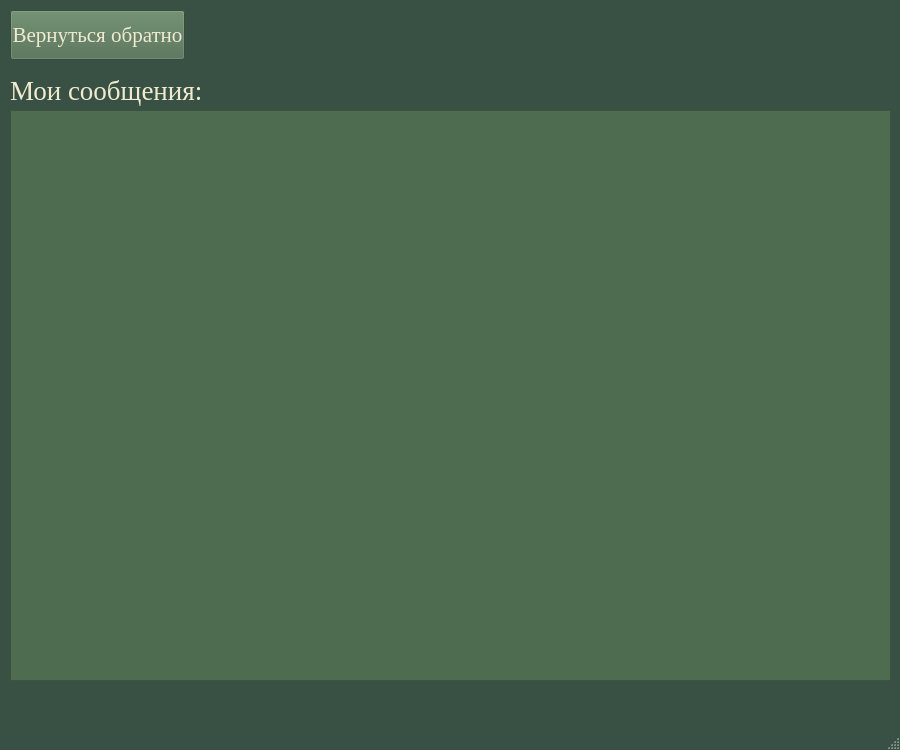
<?xml version="1.0" encoding="UTF-8"?>
<ui version="4.0">
 <class>MainWindow</class>
 <widget class="QMainWindow" name="MainWindow">
  <property name="geometry">
   <rect>
    <x>0</x>
    <y>0</y>
    <width>900</width>
    <height>750</height>
   </rect>
  </property>
  <property name="palette">
   <palette>
    <active>
     <colorrole role="WindowText">
      <brush brushstyle="SolidPattern">
       <color alpha="255">
        <red>240</red>
        <green>235</green>
        <blue>206</blue>
       </color>
      </brush>
     </colorrole>
     <colorrole role="Base">
      <brush brushstyle="SolidPattern">
       <color alpha="255">
        <red>255</red>
        <green>255</green>
        <blue>255</blue>
       </color>
      </brush>
     </colorrole>
     <colorrole role="Window">
      <brush brushstyle="SolidPattern">
       <color alpha="255">
        <red>57</red>
        <green>81</green>
        <blue>68</blue>
       </color>
      </brush>
     </colorrole>
    </active>
    <inactive>
     <colorrole role="WindowText">
      <brush brushstyle="SolidPattern">
       <color alpha="255">
        <red>240</red>
        <green>235</green>
        <blue>206</blue>
       </color>
      </brush>
     </colorrole>
     <colorrole role="Base">
      <brush brushstyle="SolidPattern">
       <color alpha="255">
        <red>255</red>
        <green>255</green>
        <blue>255</blue>
       </color>
      </brush>
     </colorrole>
     <colorrole role="Window">
      <brush brushstyle="SolidPattern">
       <color alpha="255">
        <red>57</red>
        <green>81</green>
        <blue>68</blue>
       </color>
      </brush>
     </colorrole>
    </inactive>
    <disabled>
     <colorrole role="WindowText">
      <brush brushstyle="SolidPattern">
       <color alpha="255">
        <red>120</red>
        <green>120</green>
        <blue>120</blue>
       </color>
      </brush>
     </colorrole>
     <colorrole role="Base">
      <brush brushstyle="SolidPattern">
       <color alpha="255">
        <red>57</red>
        <green>81</green>
        <blue>68</blue>
       </color>
      </brush>
     </colorrole>
     <colorrole role="Window">
      <brush brushstyle="SolidPattern">
       <color alpha="255">
        <red>57</red>
        <green>81</green>
        <blue>68</blue>
       </color>
      </brush>
     </colorrole>
    </disabled>
   </palette>
  </property>
  <property name="font">
   <font>
    <family>Times New Roman</family>
    <pointsize>20</pointsize>
   </font>
  </property>
  <property name="windowTitle">
   <string>Мои сообщения</string>
  </property>
  <widget class="QWidget" name="centralwidget">
   <widget class="QPushButton" name="pushButton">
    <property name="geometry">
     <rect>
      <x>10</x>
      <y>10</y>
      <width>175</width>
      <height>50</height>
     </rect>
    </property>
    <property name="palette">
     <palette>
      <active>
       <colorrole role="WindowText">
        <brush brushstyle="SolidPattern">
         <color alpha="255">
          <red>240</red>
          <green>235</green>
          <blue>206</blue>
         </color>
        </brush>
       </colorrole>
       <colorrole role="Button">
        <brush brushstyle="SolidPattern">
         <color alpha="255">
          <red>78</red>
          <green>108</green>
          <blue>80</blue>
         </color>
        </brush>
       </colorrole>
       <colorrole role="Text">
        <brush brushstyle="SolidPattern">
         <color alpha="255">
          <red>240</red>
          <green>235</green>
          <blue>206</blue>
         </color>
        </brush>
       </colorrole>
       <colorrole role="ButtonText">
        <brush brushstyle="SolidPattern">
         <color alpha="255">
          <red>240</red>
          <green>235</green>
          <blue>206</blue>
         </color>
        </brush>
       </colorrole>
       <colorrole role="Base">
        <brush brushstyle="SolidPattern">
         <color alpha="255">
          <red>78</red>
          <green>108</green>
          <blue>80</blue>
         </color>
        </brush>
       </colorrole>
       <colorrole role="Window">
        <brush brushstyle="SolidPattern">
         <color alpha="255">
          <red>78</red>
          <green>108</green>
          <blue>80</blue>
         </color>
        </brush>
       </colorrole>
       <colorrole role="PlaceholderText">
        <brush brushstyle="NoBrush">
         <color alpha="128">
          <red>240</red>
          <green>235</green>
          <blue>206</blue>
         </color>
        </brush>
       </colorrole>
      </active>
      <inactive>
       <colorrole role="WindowText">
        <brush brushstyle="SolidPattern">
         <color alpha="255">
          <red>240</red>
          <green>235</green>
          <blue>206</blue>
         </color>
        </brush>
       </colorrole>
       <colorrole role="Button">
        <brush brushstyle="SolidPattern">
         <color alpha="255">
          <red>78</red>
          <green>108</green>
          <blue>80</blue>
         </color>
        </brush>
       </colorrole>
       <colorrole role="Text">
        <brush brushstyle="SolidPattern">
         <color alpha="255">
          <red>240</red>
          <green>235</green>
          <blue>206</blue>
         </color>
        </brush>
       </colorrole>
       <colorrole role="ButtonText">
        <brush brushstyle="SolidPattern">
         <color alpha="255">
          <red>240</red>
          <green>235</green>
          <blue>206</blue>
         </color>
        </brush>
       </colorrole>
       <colorrole role="Base">
        <brush brushstyle="SolidPattern">
         <color alpha="255">
          <red>78</red>
          <green>108</green>
          <blue>80</blue>
         </color>
        </brush>
       </colorrole>
       <colorrole role="Window">
        <brush brushstyle="SolidPattern">
         <color alpha="255">
          <red>78</red>
          <green>108</green>
          <blue>80</blue>
         </color>
        </brush>
       </colorrole>
       <colorrole role="PlaceholderText">
        <brush brushstyle="NoBrush">
         <color alpha="128">
          <red>240</red>
          <green>235</green>
          <blue>206</blue>
         </color>
        </brush>
       </colorrole>
      </inactive>
      <disabled>
       <colorrole role="WindowText">
        <brush brushstyle="SolidPattern">
         <color alpha="255">
          <red>240</red>
          <green>235</green>
          <blue>206</blue>
         </color>
        </brush>
       </colorrole>
       <colorrole role="Button">
        <brush brushstyle="SolidPattern">
         <color alpha="255">
          <red>78</red>
          <green>108</green>
          <blue>80</blue>
         </color>
        </brush>
       </colorrole>
       <colorrole role="Text">
        <brush brushstyle="SolidPattern">
         <color alpha="255">
          <red>240</red>
          <green>235</green>
          <blue>206</blue>
         </color>
        </brush>
       </colorrole>
       <colorrole role="ButtonText">
        <brush brushstyle="SolidPattern">
         <color alpha="255">
          <red>240</red>
          <green>235</green>
          <blue>206</blue>
         </color>
        </brush>
       </colorrole>
       <colorrole role="Base">
        <brush brushstyle="SolidPattern">
         <color alpha="255">
          <red>78</red>
          <green>108</green>
          <blue>80</blue>
         </color>
        </brush>
       </colorrole>
       <colorrole role="Window">
        <brush brushstyle="SolidPattern">
         <color alpha="255">
          <red>78</red>
          <green>108</green>
          <blue>80</blue>
         </color>
        </brush>
       </colorrole>
       <colorrole role="PlaceholderText">
        <brush brushstyle="NoBrush">
         <color alpha="128">
          <red>240</red>
          <green>235</green>
          <blue>206</blue>
         </color>
        </brush>
       </colorrole>
      </disabled>
     </palette>
    </property>
    <property name="font">
     <font>
      <family>Times New Roman</family>
      <pointsize>16</pointsize>
     </font>
    </property>
    <property name="styleSheet">
     <string notr="true">color: rgb(240, 235, 206);
background-color: rgb(78, 108, 80);</string>
    </property>
    <property name="text">
     <string>Вернуться обратно</string>
    </property>
   </widget>
   <widget class="QLabel" name="label">
    <property name="geometry">
     <rect>
      <x>10</x>
      <y>70</y>
      <width>247</width>
      <height>40</height>
     </rect>
    </property>
    <property name="text">
     <string>Мои сообщения:</string>
    </property>
   </widget>
   <widget class="QTableWidget" name="tableWidget">
    <property name="geometry">
     <rect>
      <x>10</x>
      <y>110</y>
      <width>881</width>
      <height>571</height>
     </rect>
    </property>
    <property name="font">
     <font>
      <family>Times New Roman</family>
      <pointsize>22</pointsize>
     </font>
    </property>
    <property name="styleSheet">
     <string notr="true">background-color: rgb(78, 108, 80);
color: #f0ebce;
</string>
    </property>
   </widget>
  </widget>
  <widget class="QMenuBar" name="menubar">
   <property name="geometry">
    <rect>
     <x>0</x>
     <y>0</y>
     <width>900</width>
     <height>37</height>
    </rect>
   </property>
  </widget>
  <widget class="QStatusBar" name="statusbar"/>
 </widget>
 <resources/>
 <connections/>
</ui>
